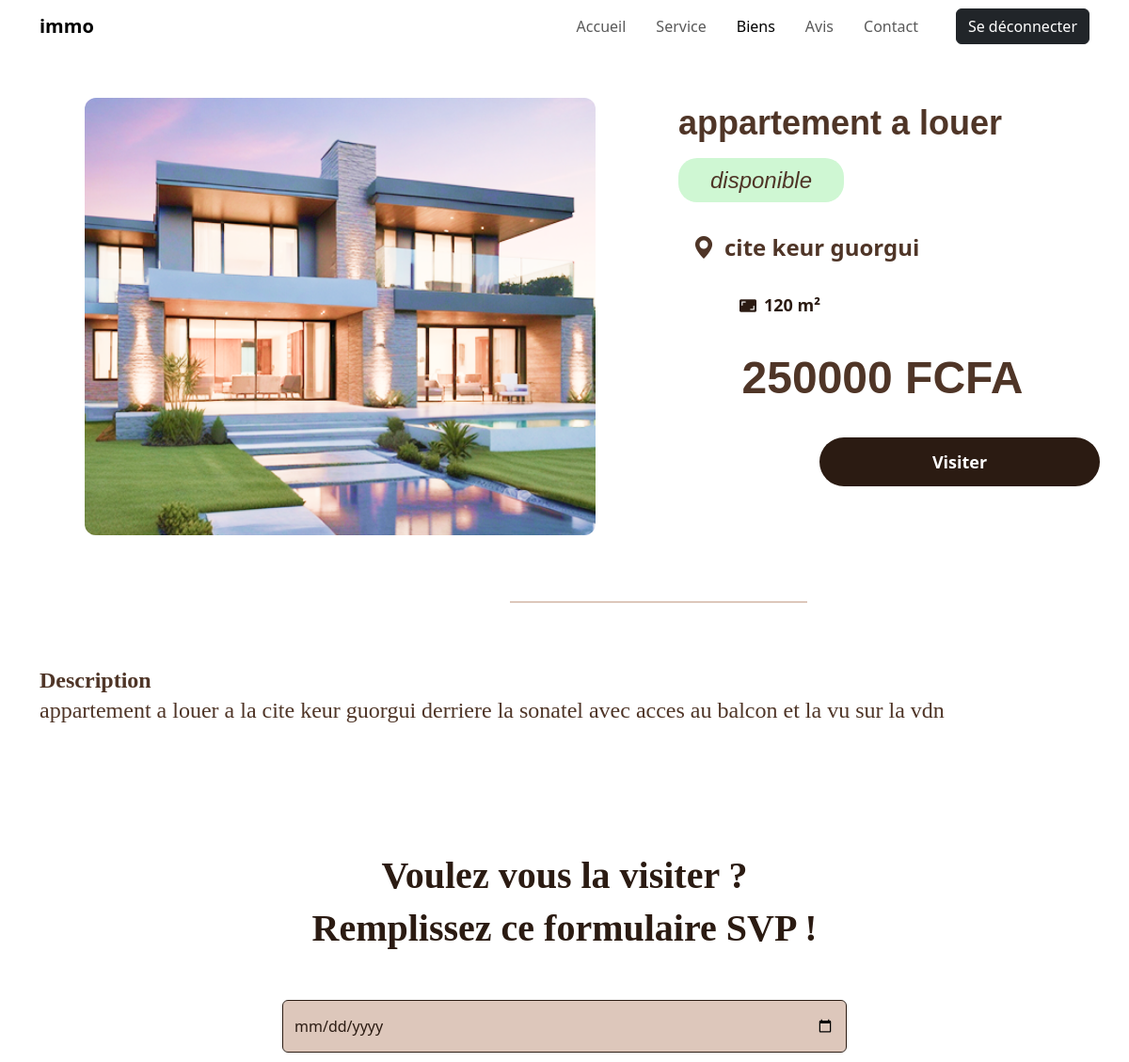
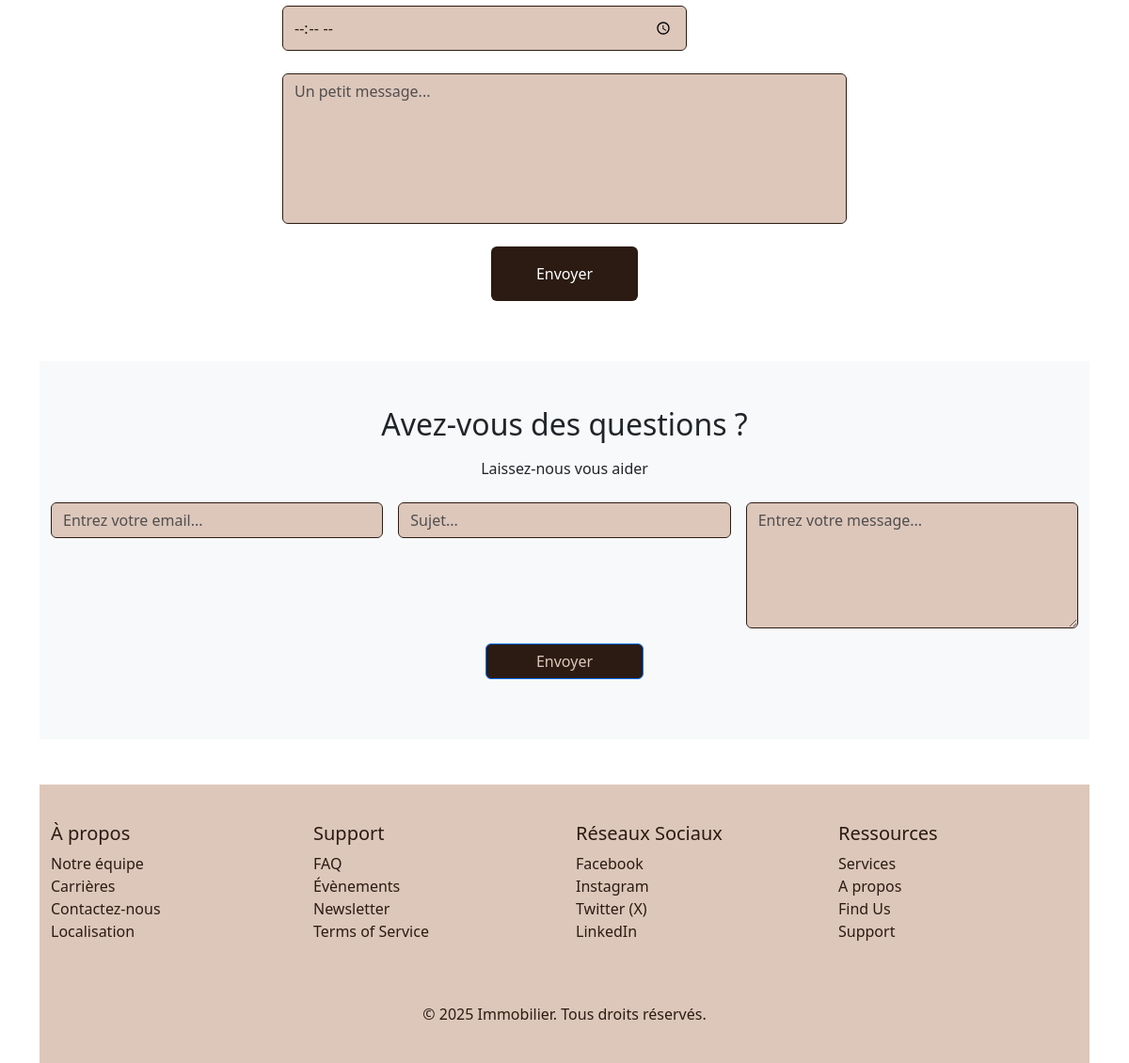
Screenshot of /pages/detail_bien.php?id=1 (signed in) with the database file from the repository (2 pictures, top to bottom).
### tables this page shows
CREATE TABLE `bien` (
  `idbien` int(11) NOT NULL,
  `titre` varchar(100) NOT NULL,
  `description` text NOT NULL,
  `photo` varchar(255) NOT NULL,
  `type` varchar(100) NOT NULL,
  `surface` double NOT NULL,
  `prix` double NOT NULL,
  `localisation` varchar(255) NOT NULL,
  `status` varchar(100) NOT NULL,
  `date_creation` datetime NOT NULL DEFAULT current_timestamp()
);

### CRUD/biendModel.php (called while the page is built, shortened)
<?php<?php
require_once("con_db.php");
function getBienById($id)
{
    global $con;
    $sql = "SELECT * FROM bien WHERE idbien = ?";
    $stmt = $con->prepare($sql);
    if ($stmt) {
        $stmt->bind_param("i", $id);
        $stmt->execute();
        $result = $stmt->get_result();
        return $result->fetch_assoc();
    }
    return null;
}

### pages/detail_bien.php (the view, shortened to what this page needs)
<?php
require_once __DIR__ . '../../CRUD/crud_notification.php';
include_once("../CRUD/biendModel.php");
$bien = getBienById($_GET['id']);
?>
<html lang="fr">
<head>
  <link href="https://cdn.jsdelivr.net/npm/bootstrap@5.3.0/dist/css/bootstrap.min.css" rel="stylesheet">
  <link href="https://cdn.jsdelivr.net/npm/bootstrap-icons@1.10.5/font/bootstrap-icons.css" rel="stylesheet">
  <link rel="stylesheet" href="../css/detail_bien.css">
</head>
<body>
  <nav class="navbar navbar-expand-lg">
    <div class="container">
      <a class="navbar-brand" href="#">immo</a>
      <div class="collapse navbar-collapse justify-content-end" id="navbarNav">
        <ul class="navbar-nav me-3">
          <li class="nav-item"><a class="nav-link" href="../index.php">Accueil</a></li>
          <li class="nav-item"><a class="nav-link" href="../index.php?section2">Service</a></li>
          <li class="nav-item"><a class="nav-link active" href="../index.php?sectionbien">Biens</a></li>
          <li class="nav-item"><a class="nav-link" href="#">Avis</a></li>
          <li class="nav-item"><a class="nav-link" href="#contact">Contact</a></li>
        </ul>
        <a href="../CRUD/deconnexion.php" style="text-decoration: none; color: white"><button class="btn btn-dark" id="btn-deconnecter">Se déconnecter</button></a>
      </div>
    </div>
  </nav>
  <div class="container mt-5">
    <div class="detail-container mt-5">
      <img src="http://localhost/project_immo/CRUD/<?= $bien['photo'] ?>" alt="Hébergement" class="hebergement-img mx-5">
      <div class="hebergement-info">
        <div class="hebergement-titre"><?= $bien['titre'] ?></div>
        <button class="<?= $bien['status'] == 'indisponible' ? 'indisponible' : 'btn-disponible' ?>"><?= $bien['status'] ?></button>
        <div class="localisation">
          <i class="bi bi-geo-alt-fill"></i> <?= htmlspecialchars($bien['localisation']) ?>
        </div>
        <div class="infos">
          <div class="info-item">
            <i class="bi bi-aspect-ratio-fill"></i> <?= htmlspecialchars($bien['surface']) ?> m²
          </div>
        </div>
        <div class="prix"><?= $bien['prix'] ?> FCFA</div>
        <button class="btn-visiter"><a href="#form" style="text-decoration: none; color: white">Visiter</a></button>
      </div>
    </div>
    <div style="height:2px;background-color:#DDC7BB;margin-left:500px;margin-right:300px;margin-top:70px;"></div>
    <h5 style="font-family: Montserrat;font-weight: 800;font-size: 24px;line-height: 100%;margin-top:70px;color: #4F3527; ">Description</h5>
    <p style="font-family: Montserrat;font-weight:400;font-size: 24px;line-height: 100%;color: #4F3527;"><?= $bien['description'] ?> </p> <br><br><br><br><br>
    <h1 id="form" style="font-family: Montserrat;font-weight: 800;font-size: 40px;line-height: 140%;text-align: center;color: #2B1B12;  ">Voulez vous la visiter ? <br>
      Remplissez ce formulaire SVP !</h1>
    <div class="container d-flex justify-content-center mt-5 mb-5">
      <form class="form-visite text-center" action="" method="POST">
        <div class="d-flex justify-content-center gap-3 mb-4 flex-wrap">
          <input type="date" class="form-control custom-input-date" placeholder="Choisir une date" name="date" required>
          <input type="time" class="form-control custom-input-heure" placeholder="Heure" name="heure" required>
        </div>
        <div class="mb-4">
          <textarea class="form-control custom-textarea" placeholder="Un petit message..." name="message" required></textarea>
        </div>
        <button type="submit" name="envoyer_visite" class="btn btn-envoyer" style="background-color:#2B1B12;color:white;">Envoyer</button>
      </form>
    </div>
    <?php require_once("footer.php"); ?>

### css/detail_bien.css (style rules this page uses)
body { font-family: 'Montserrat', sans-serif; background-color: #f5f5f5; padding: 40px; }
.detail-container { display: flex; gap: 40px; }
.hebergement-img { width: 543px; height: 465px; object-fit: cover; border-radius: 12px; }
.hebergement-info { max-width: 600px; }
.hebergement-titre { font-family: 'Montserrat', sans-serif; font-weight: 800; font-size: 36px; color: #4F3527; margin-bottom: 10px; }
.btn-disponible { width: 176px; height: 47px; border-radius: 20px; background-color: #CFF7D3; font-family: 'Montserrat', sans-serif; font-style: italic; font-weight: 500; font-size: 24px; color: #4F3527; border: none; margin-bottom: 20px; }
.localisation { display: flex; align-items: center; font-weight: 700; font-size: 24px; color: #4F3527; padding: 10px 15px; border-radius: 10px; margin-bottom: 20px; }
.localisation i { margin-right: 10px; }
.infos { display: flex; gap: 30px; margin-bottom: 20px; margin-left: 65px; }
.info-item { display: flex; align-items: center; font-size: 18px; color: #2B1B12; font-weight: 600; }
.info-item i { margin-right: 8px; }
.prix { color: #4F3527; width: 434px; height: 87px; display: flex; align-items: center; justify-content: center; font-family: sans-serif; font-weight: 600; font-size: 48px; margin-bottom: 20px; border-radius: 10px; }
.btn-visiter { width: 298px; height: 52px; border-radius: 30px; background-color: #2B1B12; color: white; font-size: 18px; font-weight: 600; border: none; margin-left: 150px; }
.form-visite { max-width: 600px; width: 100%; }
.custom-input-date { width: 312px; height: 56px; background-color: #DDC7BB; border: 1px solid #1D1B20; border-radius: 4px; padding: 10px; }
.custom-input-heure { width: 93px; height: 48px; background-color: #DDC7BB; border: 1px solid #1D1B20; border-radius: 6px; padding: 6px 11px; margin-right: 170px; }
.custom-textarea { width: 505px; height: 160px; background-color: #DDC7BB; border: 1px solid #1D1B20; border-radius: 8px; padding: 10px; resize: none; }
.btn-envoyer { width: 156px; height: 58px; color: white; border: none; border-radius: 8px; font-size: 16px; font-weight: 600; }
:root { --primary-bg: #fff6f0; --primary-color: #382c24; --secondary-color: #b3886b; }
body { font-family: 'Poppins', sans-serif; background-color: var(--primary-bg); color: var(--primary-color); margin: 0; padding: 0; }
.navbar { background-color: white; padding: 1rem 0; }
.navbar-brand { font-weight: 700; font-size: 1.5rem; }
.nav-link { margin-right: 1rem; font-weight: 500; color: #0c0c0c; }
.nav-link.active { color: var(--secondary-color); }

### css/footer.css (style rules this page uses)
.form-control { border: 1px solid #2B1B12; background-color: #DDC7BB; color: #2B1B12; }

### rows the page displays
bien: photo (picture), titre "appartement a louer", status "disponible", localisation "cite keur guorgui", surface "120", prix "250000", description "appartement a louer a la cite keur guorgui derriere la sonatel avec acces au balcon et la vu sur la vdn"
